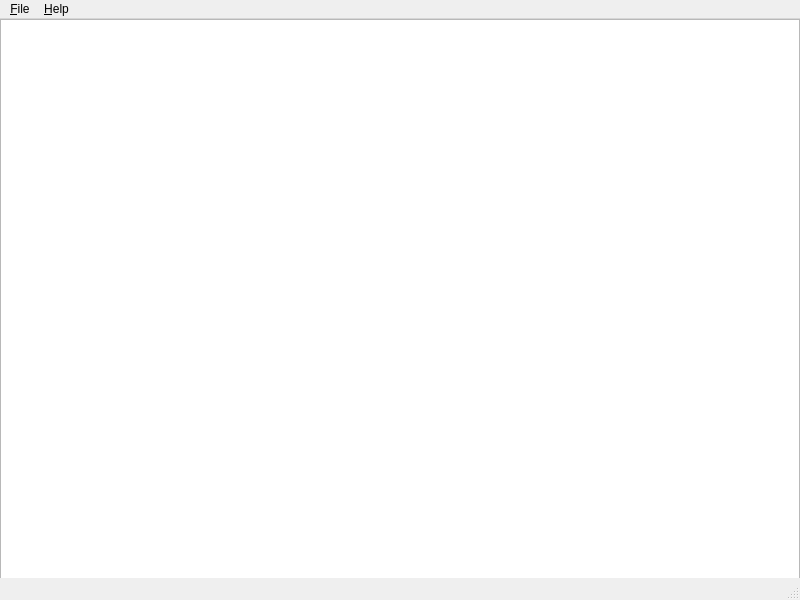
<?xml version="1.0" encoding="UTF-8"?>
<ui version="4.0">
 <class>MainWindow</class>
 <widget class="QMainWindow" name="MainWindow">
  <property name="geometry">
   <rect>
    <x>0</x>
    <y>0</y>
    <width>800</width>
    <height>600</height>
   </rect>
  </property>
  <property name="windowTitle">
   <string>Simple Notepad</string>
  </property>
  <widget class="QWidget" name="centralwidget">
   <widget class="QPlainTextEdit" name="pteContent">
    <property name="geometry">
     <rect>
      <x>0</x>
      <y>0</y>
      <width>800</width>
      <height>600</height>
     </rect>
    </property>
    <property name="minimumSize">
     <size>
      <width>800</width>
      <height>600</height>
     </size>
    </property>
    <property name="plainText">
     <string/>
    </property>
   </widget>
  </widget>
  <widget class="QMenuBar" name="menubar">
   <property name="geometry">
    <rect>
     <x>0</x>
     <y>0</y>
     <width>800</width>
     <height>21</height>
    </rect>
   </property>
   <widget class="QMenu" name="menu_File">
    <property name="title">
     <string>&amp;File</string>
    </property>
    <addaction name="action_Open"/>
    <addaction name="action_Save"/>
    <addaction name="action_Save_as"/>
    <addaction name="separator"/>
    <addaction name="action_Quit"/>
   </widget>
   <widget class="QMenu" name="menu_Help">
    <property name="title">
     <string>&amp;Help</string>
    </property>
    <addaction name="action_About"/>
   </widget>
   <addaction name="menu_File"/>
   <addaction name="menu_Help"/>
  </widget>
  <widget class="QStatusBar" name="statusbar"/>
  <action name="action_Open">
   <property name="text">
    <string>&amp;Open</string>
   </property>
   <property name="shortcut">
    <string>Ctrl+O</string>
   </property>
  </action>
  <action name="action_Save">
   <property name="text">
    <string>&amp;Save</string>
   </property>
   <property name="shortcut">
    <string>Ctrl+S</string>
   </property>
  </action>
  <action name="action_Save_as">
   <property name="text">
    <string>&amp;Save as</string>
   </property>
  </action>
  <action name="action_Quit">
   <property name="text">
    <string>&amp;Quit</string>
   </property>
   <property name="shortcut">
    <string>Ctrl+Q</string>
   </property>
  </action>
  <action name="action_About">
   <property name="text">
    <string>&amp;About</string>
   </property>
   <property name="shortcut">
    <string>Ctrl+A</string>
   </property>
  </action>
 </widget>
 <resources/>
 <connections/>
</ui>
